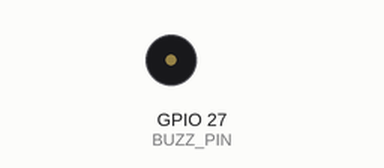
Simulated run of this program. Board: ESP32. Parts: buzzer (waves = sounding, pin HIGH).

Above: at 0.6 s.
Timing chart, 0 to 3.0 s (numbered marks = the images above):
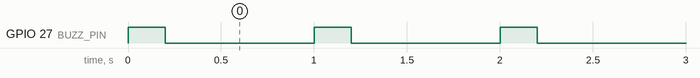

Measured:
- by itself, GPIO 27 (BUZZ_PIN): alternates HIGH for 0.20 s and LOW for 0.80 s

The program:

main.cpp
```cpp
// // ===== TX (ESP32): Joystick -> nRF24 (x,y,seq) =====
// #include <Arduino.h>
// #include <SPI.h>
// #include <nRF24L01.h>
// #include <RF24.h>

// #define CE_PIN  4
// #define CSN_PIN 5
// #define SCK_PIN 18
// #define MISO_PIN 19
// #define MOSI_PIN 23

// RF24 radio(CE_PIN, CSN_PIN);

// const byte txAddr[6] = "CTRL1";
// const byte rxAddr[6] = "BASE1";

// // Joystick
// static const int PIN_X = 36;   // VRx
// static const int PIN_Y = 39;   // VRy

// // 无线参数（避免与 RF24 的 RF_CH 宏冲突，改名 RF_CHANNEL）
// static const uint8_t RF_CHANNEL = 76;

// // 映射/滤波参数
// static const uint32_t CALIB_MS   = 600;
// static const float    EMA_ALPHA  = 0.25f;
// static const int      DEADZONE   = 10;      // 原始 ADC ±10
// static const bool     INVERT_Y   = true;
// static const int      MIN_SPAN   = 400;

// struct __attribute__((packed)) JoyPacket { uint8_t x, y, seq; };

// static float emaX = 2048.0f, emaY = 2048.0f;
// static int centerX = 2048, centerY = 2048;
// static int minX, maxX, minY, maxY;

// unsigned long lastSend = 0;
// uint8_t seq = 1;
// uint8_t failCount = 0;

// static inline int map1to255_fromMinMax(int raw, int mn, int mx) {
//   int span = mx - mn; if (span < 1) return 128;
//   float t = (float)(raw - mn) / (float)span;
//   float out = 1.0f + t * 254.0f;
//   if (out < 1.0f) out = 1.0f; if (out > 255.0f) out = 255.0f;
//   return (int)(out + 0.5f);
// }

// void radioReinitTX() {
//   radio.stopListening();
//   radio.setPALevel(RF24_PA_MIN);
//   radio.setDataRate(RF24_250KBPS);
//   radio.setChannel(RF_CHANNEL);
//   radio.setRetries(15, 15);
//   radio.setCRCLength(RF24_CRC_16);
//   radio.setAutoAck(true);
//   radio.disableDynamicPayloads();
//   radio.setPayloadSize(sizeof(JoyPacket));
//   radio.openWritingPipe(txAddr);
//   radio.openReadingPipe(1, rxAddr); // 保留
//   radio.stopListening();
// }

// void setup() {
//   Serial.begin(115200); delay(200);
//   analogSetPinAttenuation(PIN_X, ADC_11db);
//   analogSetPinAttenuation(PIN_Y, ADC_11db);
//   analogReadResolution(12);

//   // 启动均值中心
//   uint32_t t0 = millis(); uint32_t cnt=0; uint64_t sx=0, sy=0;
//   while (millis()-t0 < CALIB_MS) { sx += analogRead(PIN_X); sy += analogRead(PIN_Y); cnt++; delay(5); }
//   if (cnt){ centerX = (int)(sx/cnt); centerY = (int)(sy/cnt); }
//   emaX=centerX; emaY=centerY;

//   minX=max(0,centerX-MIN_SPAN/2); maxX=min(4095,centerX+MIN_SPAN/2);
//   minY=max(0,centerY-MIN_SPAN/2); maxY=min(4095,centerY+MIN_SPAN/2);

//   SPI.begin(SCK_PIN, MISO_PIN, MOSI_PIN);
//   if (!radio.begin()) { Serial.println("❌ NRF24 init fail"); while(1){} }
//   radioReinitTX();

//   Serial.print("Center X="); Serial.print(centerX);
//   Serial.print(" Y="); Serial.println(centerY);
//   Serial.println("TX ready: 50ms/frame");
// }

// void loop() {
//   // 采样 + EMA
//   int rx = analogRead(PIN_X), ry = analogRead(PIN_Y);
//   emaX += EMA_ALPHA * ((float)rx - emaX);
//   emaY += EMA_ALPHA * ((float)ry - emaY);
//   int x=(int)emaX, y=(int)emaY;

//   // 学习极值
//   if (x<minX) minX=x; if (x>maxX) maxX=x;
//   if (y<minY) minY=y; if (y>maxY) maxY=y;
//   if (maxX-minX<MIN_SPAN){ int m=(maxX+minX)/2; minX=max(0,m-MIN_SPAN/2); maxX=min(4095,m+MIN_SPAN/2); }
//   if (maxY-minY<MIN_SPAN){ int m=(maxY+minY)/2; minY=max(0,m-MIN_SPAN/2); maxY=min(4095,m+MIN_SPAN/2); }

//   // 死区 + 映射
//   int outX = (abs(x-centerX)<=DEADZONE)?128:map1to255_fromMinMax(x,minX,maxX);
//   int outY = (abs(y-centerY)<=DEADZONE)?128:map1to255_fromMinMax(y,minY,maxY);
//   if (INVERT_Y) outY = 256 - outY;

//   // 发送
//   if (millis()-lastSend >= 50) {
//     lastSend = millis();
//     JoyPacket pkt{ (uint8_t)outX, (uint8_t)outY, seq };
//     bool ok = radio.write(&pkt, sizeof(pkt));
//     if (!ok) {
//       if (++failCount >= 8) {
//         Serial.println("🔁 TX reinit");
//         radio.powerDown(); delay(5); radio.powerUp(); delay(5); radioReinitTX();
//         failCount = 0;
//       }
//     } else failCount = 0;
//     seq = (seq>=255)?1:(uint8_t)(seq+1);
//   }

//   delay(5);
// }


// ESP32 + OLED (SSD1306 I2C 128x64) + Dual Joystick
// Mapping: Left joystick X(GPIO36) -> THR (inverted)
//          Right joystick Y(GPIO33) -> STR (inverted)
// Output range: 1..255

// ESP32 + OLED (SSD1306 I2C 128x64) + Dual Joystick
// Mapping: Left joystick X(GPIO36) -> THR (INVERTED)
//          Right joystick Y(GPIO33) -> STR (INVERTED)
// Output range: 1..255

// ESP32 + OLED (SSD1306 I2C 128x64) + Dual Joystick
// Mapping: Left joystick X(GPIO36) -> THR (normal)
//          Right joystick Y(GPIO33) -> STR (normal)
// Output range: 1..255


// #include <Arduino.h>
// #include <Wire.h>
// #include <Adafruit_GFX.h>
// #include <Adafruit_SSD1306.h>

// // ==== OLED (128x64) ====
// #define SCREEN_WIDTH 128
// #define SCREEN_HEIGHT 64
// const uint8_t PIN_SDA = 21, PIN_SCL = 22;   // I2C pins on ESP32
// const uint8_t OLED_ADDR = 0x3C;             // 0x3C or 0x3D
// Adafruit_SSD1306 display(SCREEN_WIDTH, SCREEN_HEIGHT, &Wire, -1);

// // ==== Joystick pins ====
// // Left joystick X -> THR; Right joystick Y -> STR
// const uint8_t JOY_LEFT_X  = 36; // THR (ADC1_CH0, input-only)
// const uint8_t JOY_RIGHT_Y = 33; // STR (ADC1_CH5)

// // ==== Mapping parameters ====
// static const int DEADZONE = 15;     // deadzone near center
// static const int OUT_MIN  = 1;      // final output range 1..255
// static const int OUT_MAX  = 255;
// static const int OUT_MID  = (OUT_MIN + OUT_MAX) / 2; // 128

// // Now both are normal (not inverted)
// bool INVERT_THR = false;  // GPIO36 normal
// bool INVERT_STR = false;  // GPIO33 normal

// // Map ADC(0..4095) -> -512..512 -> deadzone -> 1..255
// int mapAxisToParam(uint8_t pin, bool invert) {
//   int raw = analogRead(pin);                 // 0..4095
//   int v   = map(raw, 0, 4095, -512, 512);    // scale to -512..512
//   if (invert) v = -v;                        // invert if needed
//   if (abs(v) < DEADZONE) v = 0;              // apply deadzone
//   int p = map(v, -512, 512, OUT_MIN, OUT_MAX);
//   return constrain(p, OUT_MIN, OUT_MAX);
// }

// // Draw a horizontal bar centered at mid (128)
// void drawHBar(int16_t y, int value1to255) {
//   int len = map(value1to255, OUT_MIN, OUT_MAX, -60, 60);
//   int16_t x0 = 4, cx = x0 + 60; // center x
//   display.drawFastHLine(x0, y, 120, SSD1306_WHITE);
//   display.drawFastVLine(cx, y-3, 7, SSD1306_WHITE);
//   if (len > 0)      display.fillRect(cx+1,   y-2,  len,   5, SSD1306_WHITE);
//   else if (len < 0) display.fillRect(cx+len, y-2, -len,   5, SSD1306_WHITE);
// }

// void setup() {
//   Serial.begin(115200);

//   // I2C + OLED
//   Wire.begin(PIN_SDA, PIN_SCL);
//   if (!display.begin(SSD1306_SWITCHCAPVCC, OLED_ADDR)) {
//     Serial.println("[OLED] Not found. Check wiring/address.");
//   }
//   display.clearDisplay();
//   display.setTextSize(1);
//   display.setTextColor(SSD1306_WHITE);
//   display.setCursor(0,0);
//   display.println("ESP32 Joystick Test (1..255)");
//   display.display();

//   // ADC configuration
//   analogReadResolution(12); // 0..4095
//   analogSetPinAttenuation(JOY_LEFT_X,  ADC_11db);
//   analogSetPinAttenuation(JOY_RIGHT_Y, ADC_11db);
// }

// void loop() {
//   // Read mapped values (normal direction)
//   int thr = mapAxisToParam(JOY_LEFT_X,  INVERT_THR);
//   int str = mapAxisToParam(JOY_RIGHT_Y, INVERT_STR);

//   // Serial debug
//   static uint32_t t0 = 0;
//   if (millis() - t0 > 150) {
//     t0 = millis();
//     Serial.printf("THR=%3d  STR=%3d\n", thr, str);
//   }

//   // OLED output
//   display.clearDisplay();
//   display.setCursor(0, 0);  display.print("THR: "); display.println(thr);
//   drawHBar(14, thr);
//   display.setCursor(0, 30); display.print("STR: "); display.println(str);
//   drawHBar(44, str);
//   display.setCursor(0, 56); display.print("Range 1-255  Mid=128");
//   display.display();

//   delay(30);
// }


// #include <Bounce2.h>

// #define BUTTON1 25
// #define BUTTON2 26

// Bounce debouncer1 = Bounce();
// Bounce debouncer2 = Bounce();

// void setup() {
//   Serial.begin(115200);

//   pinMode(BUTTON1, INPUT_PULLUP);
//   pinMode(BUTTON2, INPUT_PULLUP);

//   debouncer1.attach(BUTTON1);
//   debouncer1.interval(25); // 25ms 防抖
//   debouncer2.attach(BUTTON2);
//   debouncer2.interval(25);
// }

// void loop() {
//   debouncer1.update();
//   debouncer2.update();

//   if (debouncer1.fell()) {  // 按下瞬间
//     Serial.println("hello Alex");
//   }
//   if (debouncer2.fell()) {
//     Serial.println("hello Michael");
//   }
// }


#include <Arduino.h>

const int BUZZ_PIN = 27;  // 你的蜂鸣器负极接在 GPIO27

void setup() {
  pinMode(BUZZ_PIN, OUTPUT);
  digitalWrite(BUZZ_PIN, LOW);  // 上电保持静音
}

void loop() {
  // 响 200ms
  digitalWrite(BUZZ_PIN, HIGH);
  delay(200);

  // 停 800ms
  digitalWrite(BUZZ_PIN, LOW);
  delay(800);
}
```
